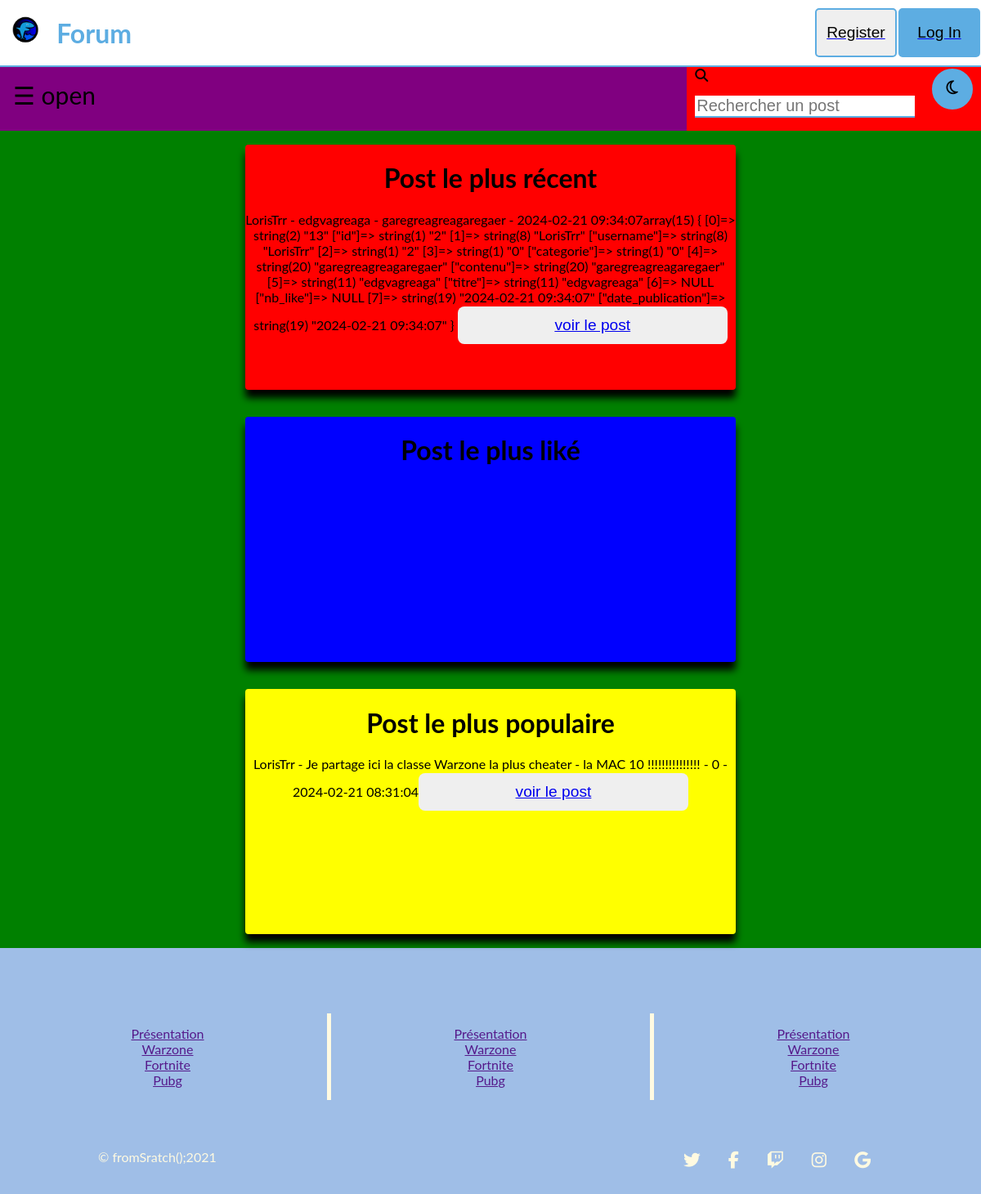
The page / on the database its author committed.
### tables this page shows
CREATE TABLE `post` (
  `id` bigint(20) NOT NULL,
  `titre` varchar(70) NOT NULL,
  `contenu` longtext NOT NULL,
  `id_utilisateur` bigint(20) NOT NULL,
  `date_publication` timestamp NOT NULL DEFAULT current_timestamp(),
  `isclosed` int(1) NOT NULL,
  `categorie` int(4) NOT NULL,
  `nb_like` int(255) DEFAULT NULL,
  `nb_mess` int(255) NOT NULL
);

CREATE TABLE `utilisateur` (
  `id` bigint(20) NOT NULL,
  `surname` varchar(30) NOT NULL,
  `name` varchar(30) NOT NULL,
  `username` varchar(40) NOT NULL,
  `mail` varchar(150) NOT NULL,
  `password` varchar(100) NOT NULL,
  `birthday` date NOT NULL,
  `avatar` text NOT NULL,
  `ban` int(11) NOT NULL,
  `id_droit` int(11) NOT NULL
);

### controlers/index.php (called while the page is built, shortened)
<?php
	require 'view/header_index.php';
	require 'models/function_post.php';
	$result_R = post_recent($bdd);
	$result_P = post_populaire($bdd);
	require 'view/main_index.php';
	require 'view/footer_index.php';
?>

### models/function_post.php (called while the page is built, shortened)
<?php
function post_recent($bdd){
	$reponse = $bdd->prepare('SELECT uti.id, uti.username, po.id,po.categorie, po.contenu, po.titre, po.nb_like, po.date_publication from utilisateur as uti inner join post as po on uti.id = po.id_utilisateur AND po.date_publication = (SELECT MAX(date_publication) from post) LIMIT 1;');
	$reponse->execute(array());
	$result = $reponse->fetchAll();
	return $result;
}
function post_populaire($bdd){
	$reponse = $bdd->prepare('SELECT uti.id, uti.username, po.id, po.categorie, po.contenu, po.titre, po.date_publication, po.nb_mess FROM utilisateur as uti inner join post as po on uti.id = po.id_utilisateur And po.nb_mess = (SELECT max(nb_mess) from post) LIMIT 1;');
	$reponse->execute(array());
	$result = $reponse->fetchAll();
	return $result;
}
?>

### view/main_index.php (the view, shortened to what this page needs)
	<?php
	$find = 0;
	?>
		<?php
	if($find == 0){
	?>
			<div class="main-container">
				<div class="plus-recent">
					<h1> Post le plus récent </h1>
					<?php
						foreach ($result_R as $result1){
							echo $result1['username'].' - '.$result1['titre'].' - '.$result1['contenu']. ' - ' .$result1['date_publication'];
							var_dump($result1);
							echo "<button><a href=index.php?p=voirpost&id=" .$result1['id']. ">voir le post</a></button>";
						}
					?>
				</div>
				<div class="plus-like">
					<h1> Post le plus liké </h1>
				</div>
				<div class="plus-reponse">
					<h1> Post le plus populaire </h1>
					<?php
						foreach ($result_P as $result3) {
							echo $result3['username'].' - '.$result3['titre'].' - '.$result3['contenu'].' - '.$result3['nb_mess']. ' - ' .$result3['date_publication'];
							echo "<button><a href=index.php?p=voirpost&id=" .$result3['id'].">voir le post</a></button>";
						}
					?>
				</div>
			</div>
	<?php
		 }
	?>
</main>

### CSS/style_clair.css (style rules this page uses)
html { margin: 0; height: 100%; }
body { background-color: white; margin: 0; height: 100%; font-family: "Lato", sans-serif; transition: background-color .5s; }
.main-container { background-color: green; width: 100%; height: 1000px; display: flex; justify-content: space-around; align-items: center; flex-direction: column; }
.plus-recent { background-color: red; width: 50%; height: 30%; text-align: center; border-radius: 4px; box-shadow: 0 10px 10px; }
.plus-like { background-color: blue; width: 50%; height: 30%; text-align: center; border-radius: 4px; box-shadow: 0 10px 10px; }
.plus-reponse { background-color: yellow; width: 50%; height: 30%; text-align: center; border-radius: 4px; box-shadow: 0 10px 10px; }
footer input, textarea, button { border: none; width: 55%; padding: 12px 10px; margin: 2px 0; font-size: 1.2em; font-family: 'Advent pro', sans-serif; border-radius: 8px; }

### CSS/wbbtheme.css (style rules this page uses)
html { height:100% !important; }

### rows shown on the page
post: id_utilisateur.username "LorisTrr", titre "edgvagreaga", contenu "garegreagreagaregaer", date_publication "2024-02-21 09:34:07", value "array(15) { [0]=> string(2) \"13\" [\"id\"]=> string(1) \"2\" [1]=> string(8) \"LorisTrr\" [\"username\"]=> string(8) \"LorisTrr\" [2]=> string(1) \"2\" [3]=> string(1) \"0\" [\"categorie\"]=> string(1) \"0\" [4]=> string(20) \"garegreagreagaregaer\" [\"contenu\"]=> string(20) \"garegreagreagaregaer\" [5]=> string(11) \"edgvagreaga\" [\"titre\"]=> string(11) \"edgvagreaga\" [6]=> NULL [\"nb_like\"]=> NULL [7]=> string(19) \"2024-02-21 09:34:07\" [\"date_publication\"]=> string(19) \"2024-02-21 09:34:07\" }"
post: id_utilisateur.username "LorisTrr", titre "Je partage ici la classe Warzone la plus cheater", contenu "la MAC 10 !!!!!!!!!!!!!!!", nb_mess "0", date_publication "2024-02-21 08:31:04"
